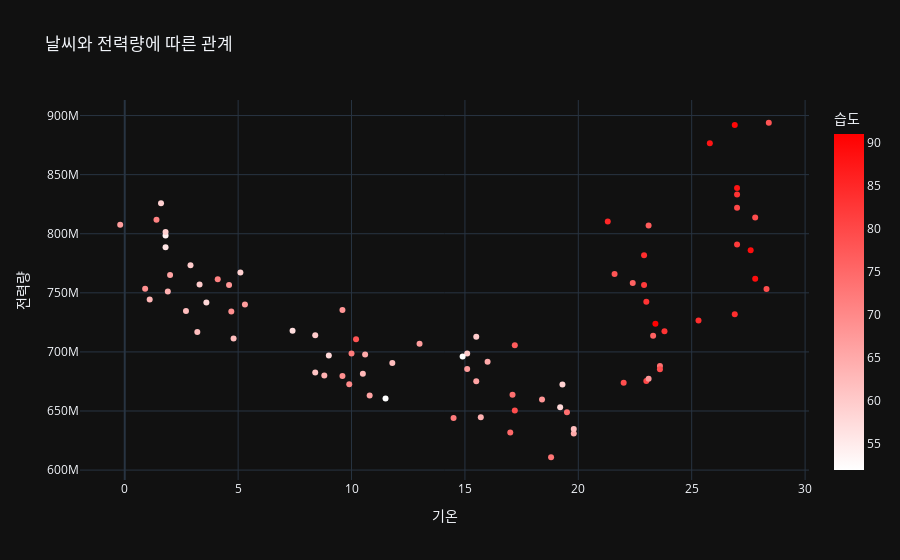
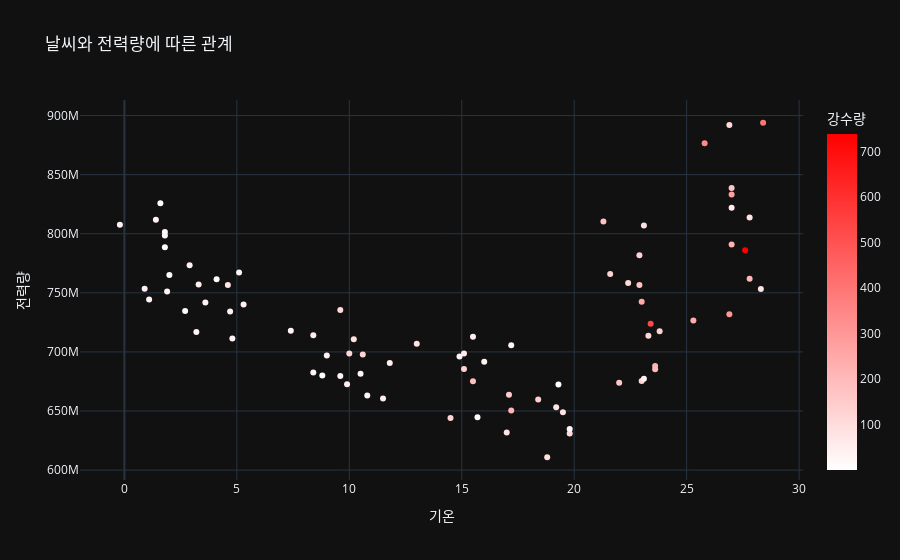
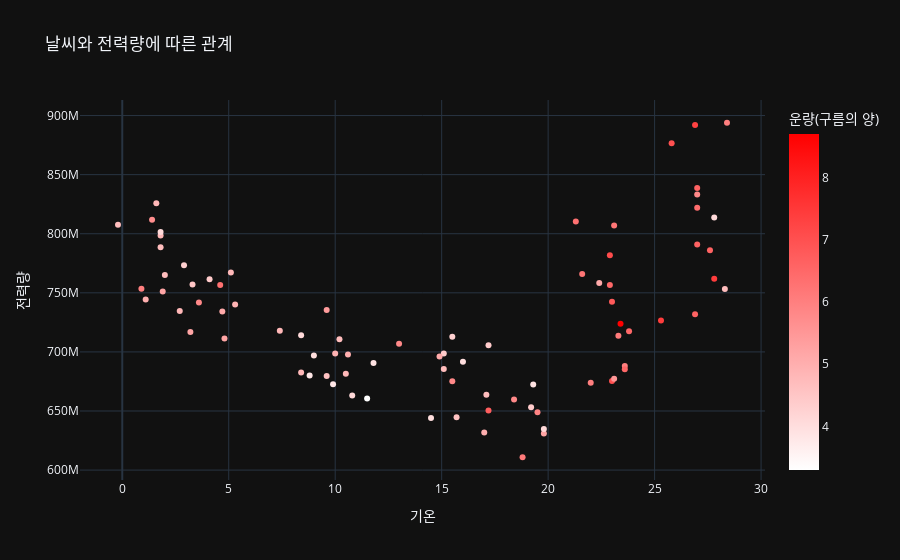
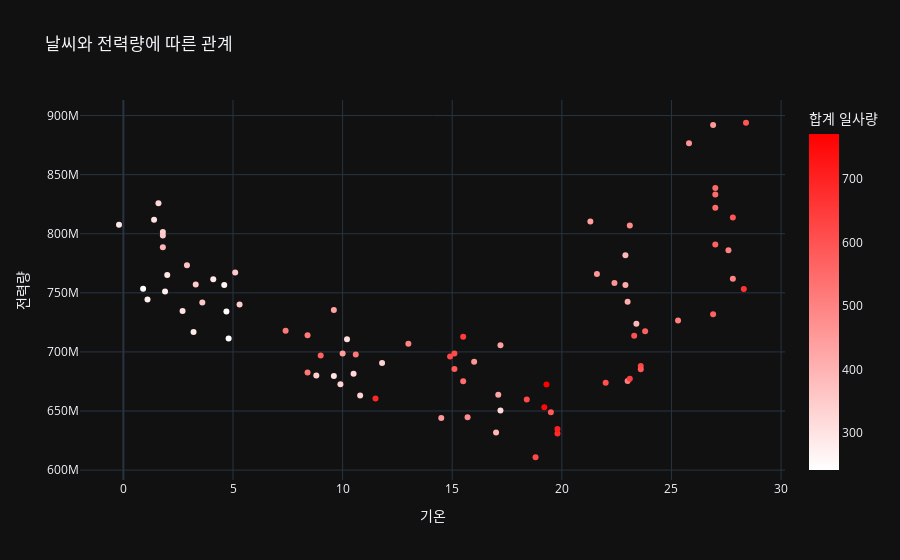

Notebook code for these charts, in order:
### Code cell
weather_kw_df = ['Humidity_mean','rainfall_total', 'cloud', 'solar', 'snow']
col_label = {'Humidity_mean' : '습도',
             'rainfall_total' : '강수량',
             'cloud' : '운량(구름의 양)',
             'solar' : '합계 일사량',
             'snow' : '적설량'}

for feature in weather_kw_df:
    fig = px.scatter(kw_df,
                    x="temp",
                    y="usage",
                    title='날씨와 전력량에 따른 관계',
                    template='plotly_dark',
                    color=feature,
                    color_continuous_scale=["white", "red"],
                    labels={'temp': '기온', 'usage': '전력량', feature: col_label[feature]})
    fig.show()
